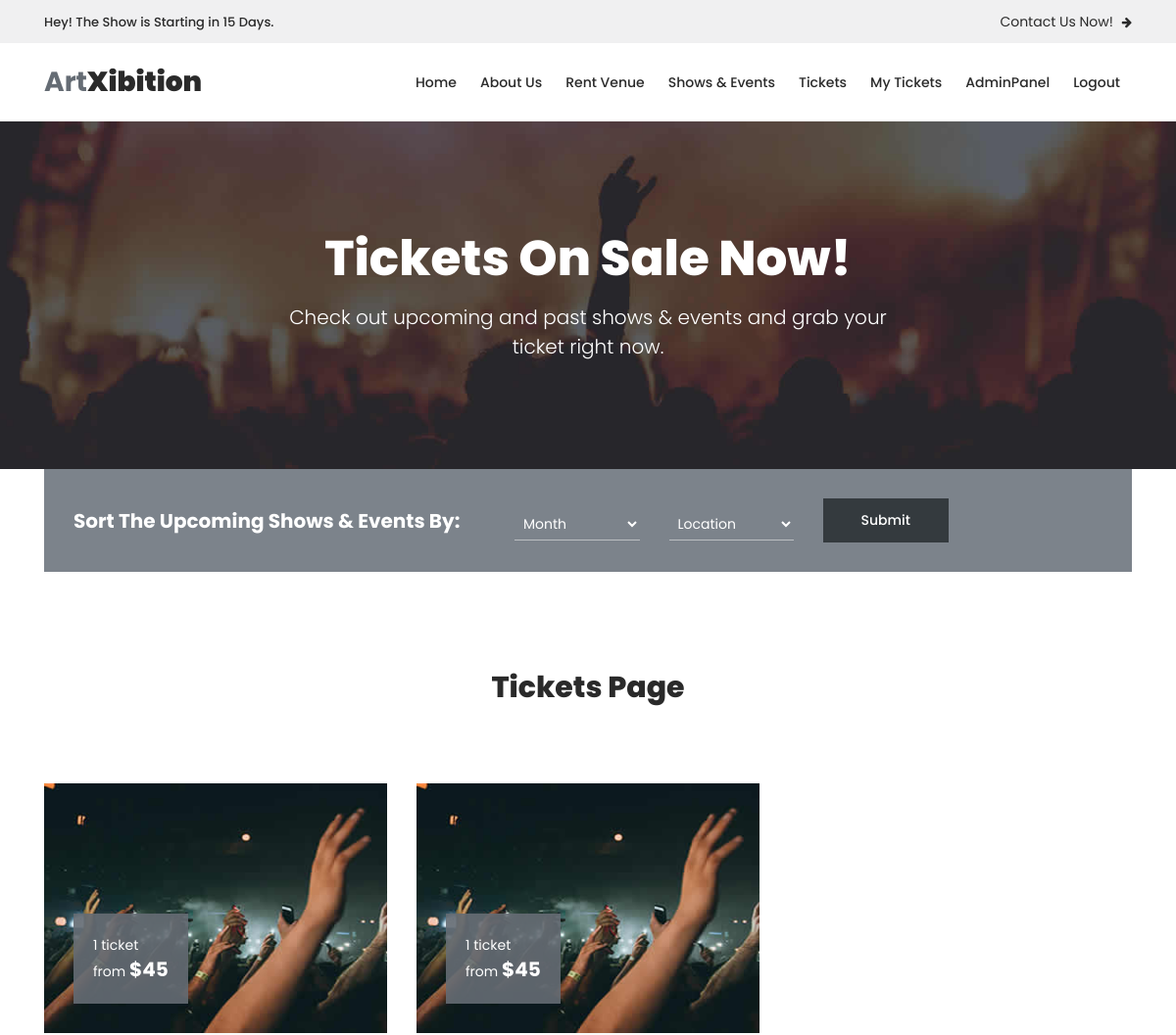
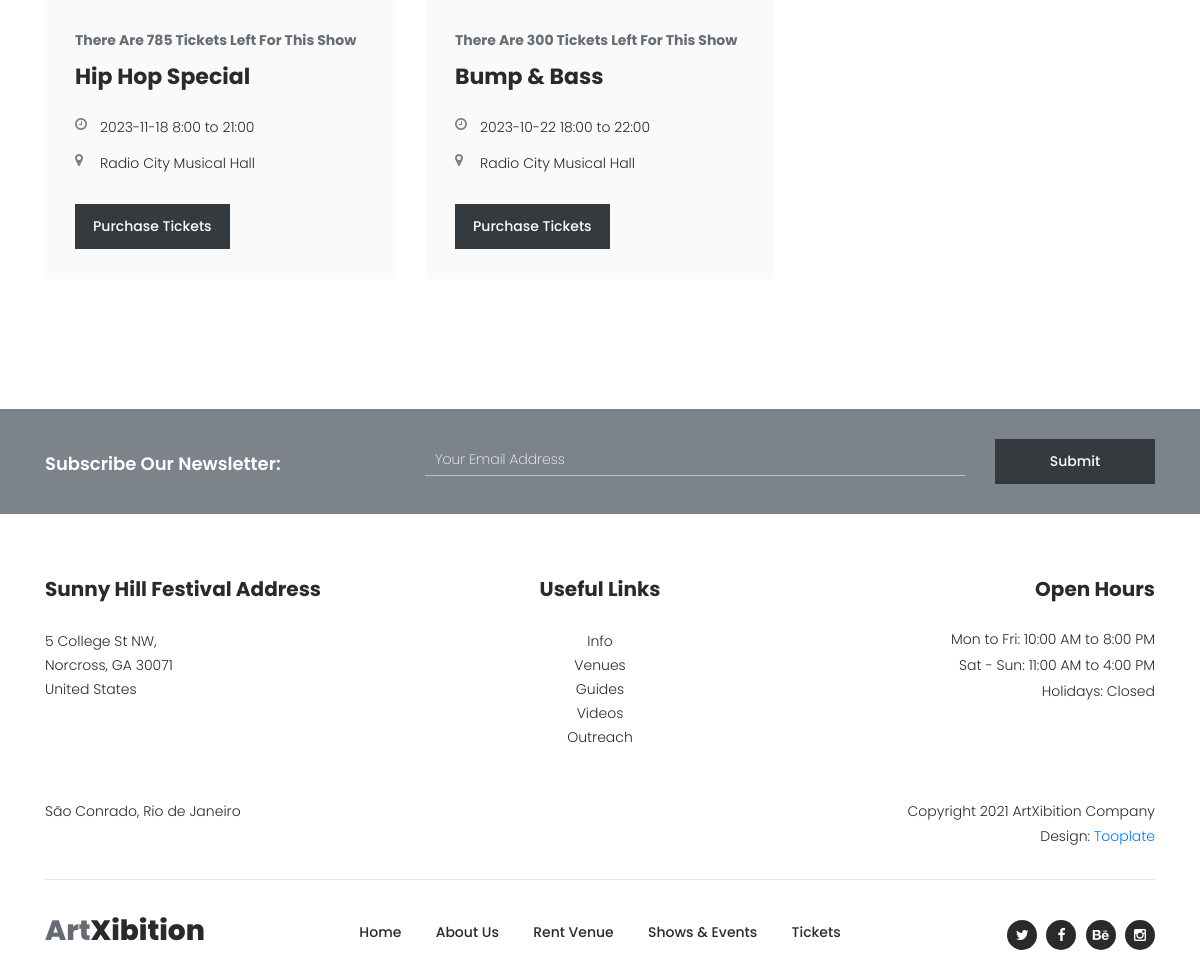
The page /tickets_filtered (signed in) on the database its author committed (2 pictures, top to bottom).
### app/models.py (models this page shows)
    class Etkinlikler(db.Model):
        etkinlik_id = db.Column(db.Integer, primary_key=True)
        etkinlik_ad = db.Column(db.String(100),nullable=False)
        etkinlik_turu = db.Column(db.String(100),nullable=False)
        etkinlik_yeri = db.Column(db.String(100),nullable=False)
        etkinlik_tarih = db.Column(db.Date, nullable=False)
        etkinlik_baslangic_saati = db.Column(db.Integer, nullable=False)
        etkinlik_bitis_saati = db.Column(db.Integer, nullable=False)
        kapasite = db.Column(db.Integer, nullable=False)
        bilet_id = db.Column(db.Integer, nullable=False)
        users = db.relationship('User', secondary='user_etkinliks', back_populates='etkinliks')

### app/views.py (the view)
@app.route('/tickets_filtered', methods=['GET', 'POST'])
def tickets_filtered():
    if request.method == 'POST':
        selected_month = request.form.get('month')
        selected_location = request.form.get('location')
        events = Etkinlikler.query.all()
        if selected_month=='Month' or selected_month=='None':
            events = [event for event in events if event.etkinlik_yeri.strip() == selected_location.strip()]
        elif selected_location=='Location':
            events = [event for event in events if event.etkinlik_tarih.strftime('%B') == selected_month]
        else:
            if selected_month and selected_month.strip() != "" and selected_location and selected_location.strip() != "":
                events = [event for event in events if event.etkinlik_yeri.strip() ==
                           selected_location.strip() and event.etkinlik_tarih.strftime('%B') == selected_month.strip()]
        return render_template('tickets.html', events=events)
    else:
        events = Etkinlikler.query.all()
        events = [event for event in events if event.etkinlik_yeri.strip() == 'Radio City Musical Hall']
        return render_template('tickets.html', events=events)

### app/__init__.py (called while the page is built)
@login_manager.user_loader
def load_user(user_id):
    return User.query.get(int(user_id))

@app.before_request
def before_request():
    if "/admin" in request.url:
        if current_user.is_authenticated and current_user.is_admin:
            return None
        else:
            return redirect(url_for("auth.login"))

### app/templates/tickets.html (shortened to what this page needs)
{% extends 'base.html' %}
{%block content%}
    <div class="page-heading-shows-events">
        <div class="container">
            <div class="row">
                <div class="col-lg-12">
                    <h2>Tickets On Sale Now!</h2>
                    <span>Check out upcoming and past shows & events and grab your ticket right now.</span>
                </div>
            </div>
        </div>
    </div>
    <div class="tickets-page">
        <div class="container">
            <div class="row">
                <div class="col-lg-12">
                    <div class="search-box">
                        <form id="subscribe" action="{{ url_for('tickets_filtered') }}" method="POST">
                            <div class="row">
                                <div class="col-lg-5">
                                    <div class="search-heading">
                                        <h4>Sort The Upcoming Shows & Events By:</h4>
                                    </div>
                                </div>
                                <div class="col-lg-7">
                                    <div class="row">
                                        <div class="col-lg-3">
                                            <select name="month">
                                                <option value="Month">Month</option>
                                            </select>
                                        </div>
                                        <div class="col-lg-3">
                                            <select name="location">
                                                <option value="Location">Location</option>
                                            </select>
                                        </div>
                                        <div class="col-lg-3">
                                            <fieldset>
                                                <button type="submit" id="form-submit" class="main-dark-button">Submit</button>
                                            </fieldset>
                                        </div>
                                    </div>
                                </div>
                            </div>
                        </form>
                    </div>
                </div>
                <div class="col-lg-12">
                    <div class="heading">
                        <h2>Tickets Page</h2>
                    </div>
                </div>
                {% for event in events %}
                <div class="col-lg-4">
                    <div class="ticket-item">
                        <div class="thumb">
                            <img src="/static/assets/images/ticket-01.jpg" alt="">
                            <div class="price">
                                <span>1 ticket<br>from <em>${{event.bilet_id*45}}</em></span>
                            </div>
                        </div>
                        <div class="down-content">
                            <span>There Are {{event.kapasite}} Tickets Left For This Show</span>
                            <h4>{{event.etkinlik_ad}}</h4>
                            <ul>
                                <li><i class="fa fa-clock-o"></i> {{event.etkinlik_tarih}} {{event.etkinlik_baslangic_saati}}:00 to {{event.etkinlik_bitis_saati}}:00</li>
                                <li><i class="fa fa-map-marker"></i>{{event.etkinlik_yeri}}</li>
                            </ul>
                            <div class="main-dark-button">
                                <a href="#" onclick="purchaseTicketsDetails('{{ event.etkinlik_ad }}')">Purchase Tickets</a>
                            </div>
                        </div>
                    </div>
                </div>
                {% endfor %}
                </div>
        </div>
    </div>
    {%endblock%}

### app/static/assets/css/tooplate-artxibition.css (style rules this page uses)
html, body, div, span, applet, object, iframe, h1, h2, h3, h4, h5, h6, p, blockquote, div pre, a, abbr, acronym, address, big, cite, code, del, dfn, em, font, img, ins, kbd, q, s, samp, small, strike, strong, sub, sup, tt, var, b, u, i, center, dl, dt, dd, ol, ul, li, figure, header, nav, section, article, aside, footer, figcaption { margin: 0; padding: 0; border: 0; outline: 0; }
ul, li { padding: 0; margin: 0; list-style: none; }
* { box-sizing: border-box; }
html, body { font-family: 'Poppins', sans-serif; font-weight: 400; background-color: #fff; font-size: 16px; -ms-text-size-adjust: 100%; -webkit-font-smoothing: antialiased; -moz-osx-font-smoothing: grayscale; }
a { text-decoration: none !important; }
h1, h2, h3, h4, h5, h6 { margin-top: 0px; margin-bottom: 0px; }
h4 { line-height: 30px; }
ul { margin-bottom: 0px; }
html, body { background: #fff; font-family: 'Poppins', sans-serif; }
.main-dark-button a { display: inline-block; font-size: 14px; padding: 12px 18px; background-color: #343a3e; color: #fff; text-align: center; font-weight: 500; text-transform: capitalize; transition: all .3s; }
.page-heading-shows-events { background-image: url(../images/shows_events_bg.jpg); background-size: cover; background-repeat: no-repeat; padding: 110px 0px; text-align: center; }
.page-heading-shows-events h2 { font-size: 50px; color: #fff; font-weight: 800; margin-bottom: 15px; }
.page-heading-shows-events span { font-size: 20px; color: #fff; font-weight: 300; padding: 0px 250px; display: inline-block; }
.tickets-page { margin-bottom: 100px; }
.tickets-page .search-box { background-color: #7c838b; padding: 30px; }
.tickets-page .search-box h4 { color: #fff; font-weight: 700; font-size: 20px; margin-top: 8px; }
.tickets-page .search-box select { margin-top: 10px; background-color: transparent; border-bottom: 1px solid rgba(250, 250, 250, 0.5); border-top: none; border-right: none; border-left: none; outline: none; color: #fff; font-size: 14px; width: 100%; padding: 5px; }
.tickets-page .search-box option { background-color: #343a3e; }
.tickets-page .search-box .main-dark-button { display: inline-block; font-size: 14px; padding: 12px 18px; background-color: #343a3e; color: #fff; text-align: center; font-weight: 500; text-transform: capitalize; transition: all .3s; border: none; outline: none; width: 100%; }
.tickets-page .heading h2 { font-size: 30px; font-weight: 800; color: #2a2a2a; text-align: center; margin-top: 100px; margin-bottom: 80px; }
.tickets-page .ticket-item .thumb { position: relative; }
.tickets-page .ticket-item .thumb img { width: 100%; overflow: hidden; }
.tickets-page .ticket-item .thumb .price { background-color: rgba(101,108,116,0.9); display: inline-block; padding: 20px; position: absolute; left: 30px; bottom: 30px; }
.tickets-page .ticket-item .thumb .price span { color: #fff; font-size: 14px; line-height: 25px; }
.tickets-page .ticket-item .thumb .price span em { font-weight: 700; font-size: 20px; font-style: normal; }
.tickets-page .ticket-item { margin-bottom: 30px; }
.tickets-page .ticket-item .down-content { background-color: #fafafa; padding: 30px;; }
.tickets-page .ticket-item .down-content span { font-size: 14px; color: #656c74; font-weight: 700; }
.tickets-page .ticket-item .down-content h4 { font-size: 22px; font-weight: 700; color: #2a2a2a; margin-top: 10px; margin-bottom: 25px; }
.tickets-page .ticket-item .down-content ul li { font-size: 14px; color: #2a2a2a; font-weight: 300; margin-bottom: 15px; }
.tickets-page .ticket-item .down-content ul li i { color: #7c838b; margin-right: 10px; width: 15px; height: 25px; float: left; }
.tickets-page .ticket-item .down-content .main-dark-button { margin-top: 30px; }

### rows shown on the page
Etkinlikler: bilet_id "45", kapasite "785", etkinlik_ad "Hip Hop Special", etkinlik_tarih "2023-11-18", etkinlik_baslangic_saati "8", etkinlik_bitis_saati "21", etkinlik_yeri "Radio City Musical Hall"
Etkinlikler: bilet_id "45", kapasite "300", etkinlik_ad "Bump & Bass", etkinlik_tarih "2023-10-22", etkinlik_baslangic_saati "18", etkinlik_bitis_saati "22", etkinlik_yeri "Radio City Musical Hall"
